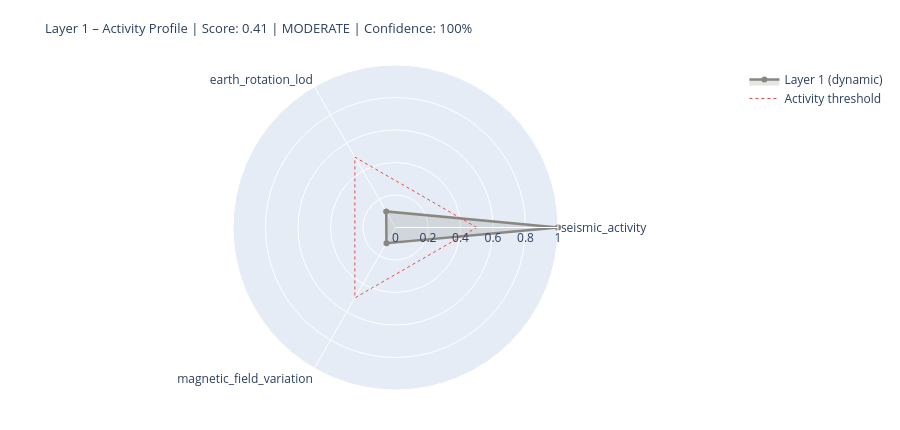

Notebook cell for this chart:
### Markdown cell above
---
## 5. State Assessment & Handoff to Layer 2

### Code cell
# ============================================================
# LAYER 1 SCORE
# Three dynamic components only (conductivity = static baseline)
# ============================================================

def norm(v, lo, hi):
    if v is None: return None
    return max(0.0, min(1.0, (v - lo) / (hi - lo)))

# --- Seismic Activity ---
seis_score_val = None
seis_source    = 'missing'
if df_seis is not None and not df_seis.empty:
    n_events = len(df_seis)
    max_mag  = df_seis['mag'].max()
    n_strong = (df_seis['mag'] >= 6.0).sum()
    seis_score_val = norm(n_events * 0.5 + max_mag * 5 + n_strong * 10, 0, 120)
    seis_source = 'primary'

# --- Earth Rotation (LOD anomaly) ---
lod_score_val = None
lod_now       = None
lod_source    = 'missing'
if df_iers is not None and lod_col:
    lod_now       = float(df_iers[lod_col].iloc[-1])
    lod_score_val = norm(abs(lod_now), 0, 3.0)
    lod_source    = 'primary'
elif raw.get('iers_synthetic_lod') is not None:
    lod_now       = raw['iers_synthetic_lod']
    lod_score_val = norm(abs(lod_now), 0, 3.0)
    lod_source    = 'estimated_seasonal'
    print(f'  LOD estimate: {lod_now:+.3f} ms  [estimated_seasonal]')

# --- Magnetic Field Variation (Kp as dynamic proxy) ---
mag_score_val = None
kp_val        = None
mag_source    = 'missing'
if df_geomag is not None and not df_geomag.empty:
    kp_val        = float(df_geomag['kp'].iloc[-1])
    mag_score_val = norm(kp_val, 0, 9)
    mag_source    = 'primary'
elif layer0 and layer0.get('raw_values', {}).get('Kp_index', {}).get('value') is not None:
    kp_val        = layer0['raw_values']['Kp_index']['value']
    mag_score_val = norm(kp_val, 0, 9)
    mag_source    = 'from_layer0'

# --- Conductivity Baseline (static – not in dynamic score) ---
ocean_fraction = 0.71
leitf_baseline = {
    'ocean_surface_fraction': ocean_fraction,
    'ocean_conductivity_Sm':  CONSTANTS['conductivity_ocean_Sm'],
    'role': 'stable_boundary_condition',
}

# --- Assemble (dynamic components only) ---
COMPONENTS = {
    'seismic_activity':        {'score': seis_score_val, 'source': seis_source, 'dynamic': True},
    'earth_rotation_lod':      {'score': lod_score_val,  'source': lod_source,  'dynamic': True},
    'magnetic_field_variation': {'score': mag_score_val,  'source': mag_source,  'dynamic': True},
}

available   = {k: v['score'] for k, v in COMPONENTS.items() if v['score'] is not None}
unavailable = [k for k, v in COMPONENTS.items() if v['score'] is None]
layer1_score = round(sum(available.values()) / len(available), 4) if available else None
confidence   = round(len(available) / len(COMPONENTS), 2)
level = ('unknown'  if layer1_score is None
         else 'calm'     if layer1_score < 0.3
         else 'moderate' if layer1_score < 0.6
         else 'active')

# Console output
W = 64
print('=' * W)
print('LAYER 1 – PLANETARY BODY – STATE ASSESSMENT')
print('=' * W)
for name, comp in COMPONENTS.items():
    s = comp['score']
    if s is not None:
        bar = '█' * int(s * 20) + '░' * (20 - int(s * 20))
        print(f'  {name:<34} {bar}  {s:.2f}  [{comp["source"]}]')
    else:
        print(f'  {name:<34} {"─" * 20}  n/a   [missing]')
print(f'  {"Conductivity (Baseline)":<34} {"─" * 20}  static [boundary_condition]')
print('-' * W)
print(f'  Score (dynamic):  {layer1_score:.3f}  ({len(available)}/{len(COMPONENTS)} components)')
print(f'  Confidence:       {confidence:.0%}')
print(f'  Level:            {level.upper()}')
if layer0:
    print(f'  Layer-0 input:    {layer0["level"].upper()} | Driver: {layer0["dominant_driver"]}')
print('=' * W)

# Radar chart
cats   = list(available.keys())
vals_r = list(available.values())
if len(cats) >= 3:
    fig = go.Figure()
    fig.add_trace(go.Scatterpolar(
        r=vals_r + [vals_r[0]], theta=cats + [cats[0]],
        fill='toself', fillcolor='rgba(136,135,128,0.22)',
        line=dict(color='#888780', width=2.5), name='Layer 1 (dynamic)'
    ))
    fig.add_trace(go.Scatterpolar(
        r=[0.5] * (len(cats)+1), theta=cats + [cats[0]],
        line=dict(color='#E24B4A', dash='dot', width=1),
        mode='lines', name='Activity threshold'
    ))
    fig.update_layout(
        title=dict(
            text=f'Layer 1 – Activity Profile | Score: {layer1_score:.2f} | {level.upper()} | Confidence: {confidence:.0%}',
            font=dict(size=13)),
        polar=dict(radialaxis=dict(visible=True, range=[0, 1])),
        height=430, showlegend=True,
        margin=dict(l=60, r=60, t=65, b=40)
    )
    fig.show()

### Figure 1 — Plotly figure (JSON) as saved in the notebook; plotly's stock layout.template omitted (floating-point values rounded to 4 significant figures)
{"data": [{"fill": "toself", "fillcolor": "rgba(136,135,128,0.22)", "line": {"color": "#888780", "width": 2.5}, "name": "Layer 1 (dynamic)", "r": [1.0, 0.1144, 0.1111, 1.0], "theta": ["seismic_activity", "earth_rotation_lod", "magnetic_field_variation", "seismic_activity"], "type": "scatterpolar"}, {"line": {"color": "#E24B4A", "dash": "dot", "width": 1}, "mode": "lines", "name": "Activity threshold", "r": [0.5, 0.5, 0.5, 0.5], "theta": ["seismic_activity", "earth_rotation_lod", "magnetic_field_variation", "seismic_activity"], "type": "scatterpolar"}], "layout": {"height": 430, "margin": {"b": 40, "l": 60, "r": 60, "t": 65}, "polar": {"radialaxis": {"range": [0, 1], "visible": true}}, "showlegend": true, "title": {"font": {"size": 13}, "text": "Layer 1 – Activity Profile | Score: 0.41 | MODERATE | Confidence: 100%"}}}
